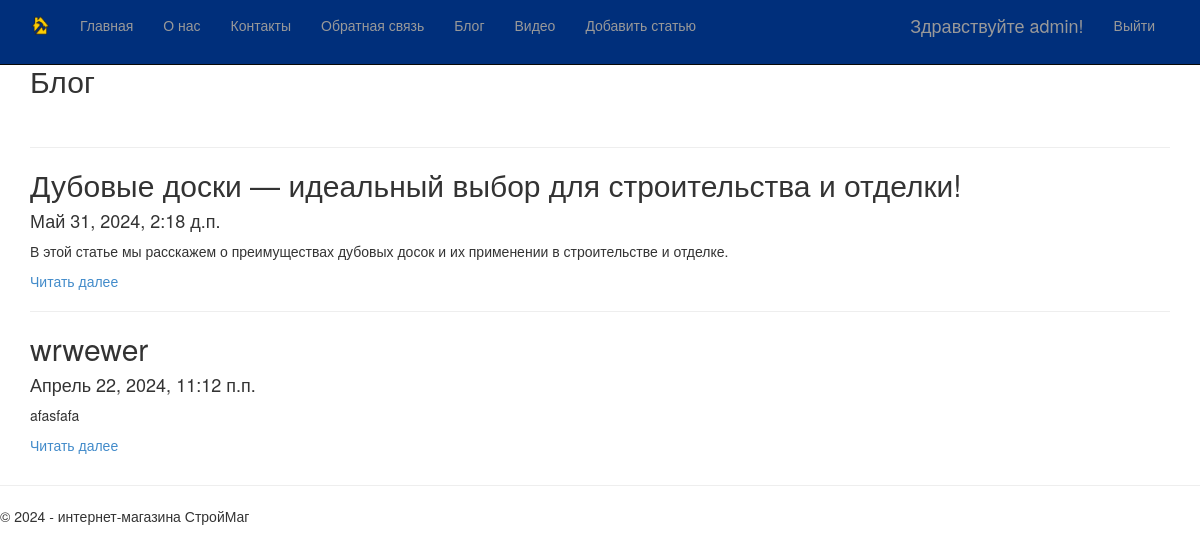
Page /blog/ (signed in) on the committed database.
### app/models.py (models this page shows, shortened)
class Blog(models.Model):
    author = models.ForeignKey(User, on_delete=models.CASCADE, related_name='blog_posts')
    title =  models.CharField(max_length= 100, unique_for_date="posted", verbose_name="Заголовок")
    description = models.TextField(verbose_name="Краткое содержание")
    content= models.TextField(verbose_name="Полное содержание")
    image=models.FileField(default="temp.jpeg", verbose_name="Путь к картинке")
    posted = models.DateTimeField(default= datetime.now(), db_index= True, verbose_name="Опбликована")
    class Meta:
        db_table = "Posts"
        ordering = ["-posted"]
        verbose_name= "статья блога"
        verbose_name_plural= "статьи блога"

### app/views.py (the view)
# urls.py: path('blog/', views.blog, name='blog'),
def blog(request):
    assert isinstance(request, HttpRequest)
    posts = Blog.objects.all() # запрос на выбор всех статей блога из модели
    return render(
        request,
        'app/blog.html',
        {
            'title':'Блог',
            'posts': posts, # передача списка статей в шаблон веб-страницы
            'year':datetime.now().year,
        }
    )

### app/templates/app/blog.html
{% extends "app/layout.html" %}
{% block content %}
<h2>{{ title }}</h2> <br />
{% for post in posts %}
<hr/>
<div class="">
<h2> {{post.title}} </h2>
<h4> {{post.posted}} </h4>
<p> {{post.description}} </p>
<p><a href="{% url 'blogpost' parametr=post.id %}"> Читать далее </a> </p>
</div>
{% endfor %}
{% endblock %}

### app/templates/app/loginpartial.html (shortened to what this page needs)
﻿{% if user.is_authenticated %}
<form id="logoutForm" action="/logout/" method="post" class="navbar-right">
    <ul class="nav navbar-nav navbar-right">
        <li><span class="navbar-brand">Здравствуйте {{ user.username }}!</span></li>
        <li><a href="javascript:document.getElementById('logoutForm').submit()">Выйти</a></li>
    </ul>
</form>
{% else %}
<ul class="nav navbar-nav navbar-right">
    <li><a href="{% url 'login' %}">Войти</a></li>
</ul>
{% endif %}

### app/static/app/content/site.css (style rules this page uses)
body { padding-top: 50px; padding-bottom: 20px; padding-top:2%; }

### rows in the picture
Blog: title "Дубовые доски — идеальный выбор для строительства и отделки!", posted "Май 31, 2024, 2:18 д.п.", description "В этой статье мы расскажем о преимуществах дубовых досок и их применении в строительстве и отделке."
Blog: title "wrwewer", posted "Апрель 22, 2024, 11:12 п.п.", description "afasfafa"

### other values in the picture
{{ user.username }} "admin"
{{ title }} "Блог"
